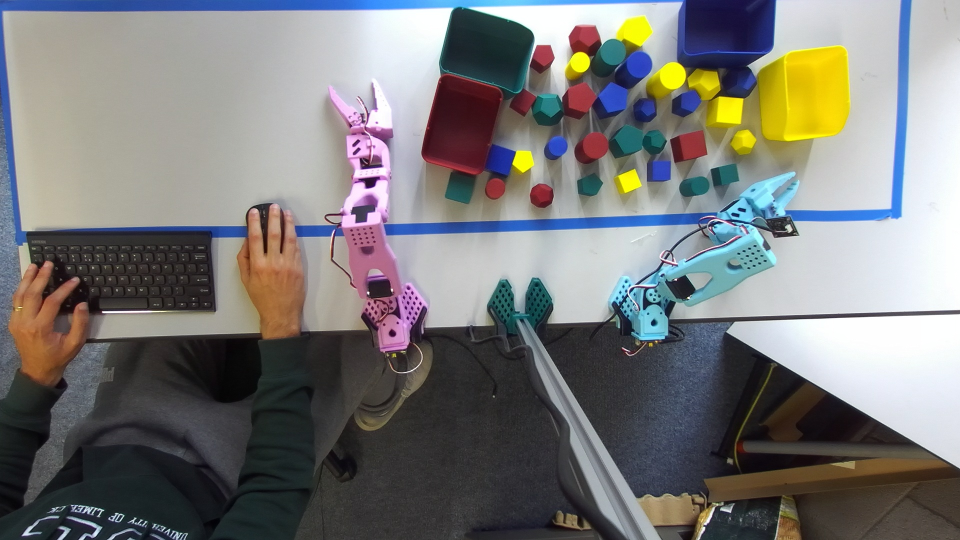
#> input picture yolo_dataset/images/img_20261029_105748_714449.jpg, 1920 x 1080 px (shown at 1/2 size); its folder holds only this picture in this run
$ python view_labels.py
#> lines starting #> are read from the running program, lines starting #| are printed output that depends on the picture; after the words box and inside, x2 and y2 are one past the last pixel; in counts of white or black regions, pixels touching at a corner belong together
"""View YOLO segmentation labels over the images.

Keys (click the window first):
    d / RIGHT = next image       a / LEFT = previous image
    0-9 = toggle class           v = show all classes    h = hide all classes
    q / ESC = quit.
Usage:
    python view_labels.py [--images images] [--labels labels]
"""

import argparse
import os
from pathlib import Path

os.environ.setdefault("QT_QPA_FONTDIR", "/usr/share/fonts/truetype/dejavu")

import cv2
import numpy as np

HERE = Path(__file__).resolve().parent
IMG_EXT = {".jpg", ".jpeg", ".png"}
COLORS = [(0, 255, 0), (0, 128, 255), (255, 0, 0), (0, 255, 255), (255, 0, 255), (255, 255, 0)]


def draw(img, label_path, classes, visible):
    h, w = img.shape[:2]
    overlay = img.copy()
    n = 0
    if label_path.exists():
        for line in label_path.read_text().splitlines():
            parts = line.split()
            if len(parts) < 7:
                continue
            c = int(parts[0])
            if c not in visible:
                continue
            xy = np.array(parts[1:], dtype=float).reshape(-1, 2) * [w, h]
            pts = xy.astype(np.int32)
            color = COLORS[c % len(COLORS)]
            cv2.fillPoly(overlay, [pts], color)
            cv2.polylines(img, [pts], True, color, 3)
            name = classes[c] if c < len(classes) else str(c)
            cv2.putText(img, name, tuple(pts[0]), cv2.FONT_HERSHEY_SIMPLEX, 1.0, color, 3)
            n += 1
    return cv2.addWeighted(overlay, 0.35, img, 0.65, 0), n


def main():
    ap = argparse.ArgumentParser()
    ap.add_argument("--images", default=str(HERE / "images"))
    ap.add_argument("--labels", default=str(HERE / "labels"))
    ap.add_argument("--classes-file", default=str(HERE / "classes.txt"))
    ap.add_argument("--max-width", type=int, default=1280)
    args = ap.parse_args()

    classes = [c.strip() for c in Path(args.classes_file).read_text().splitlines() if c.strip()]
#> (reads yolo_dataset/classes.txt from the repository)
    files = sorted(f for f in Path(args.images).iterdir() if f.suffix.lower() in IMG_EXT)
    if not files:
        raise SystemExit("no images found")

    win = "labels"
    cv2.namedWindow(win, cv2.WINDOW_NORMAL)
    i = 0
    visible = set(range(len(classes)))
    while True:
        f = files[i]
        vis, n = draw(cv2.imread(str(f)), Path(args.labels) / f"{f.stem}.txt", classes, visible)
#> in draw, `h, w = img.shape[:2]`: h = 1080; w = 1920
#> in draw, overlay is the input picture: shape (1080, 1920, 3); mean B, G, R 120.6, 121.7, 122
#> n = 0
        scale = min(1.0, args.max_width / vis.shape[1])
#> scale = 0.667
        vis = cv2.resize(vis, None, fx=scale, fy=scale)
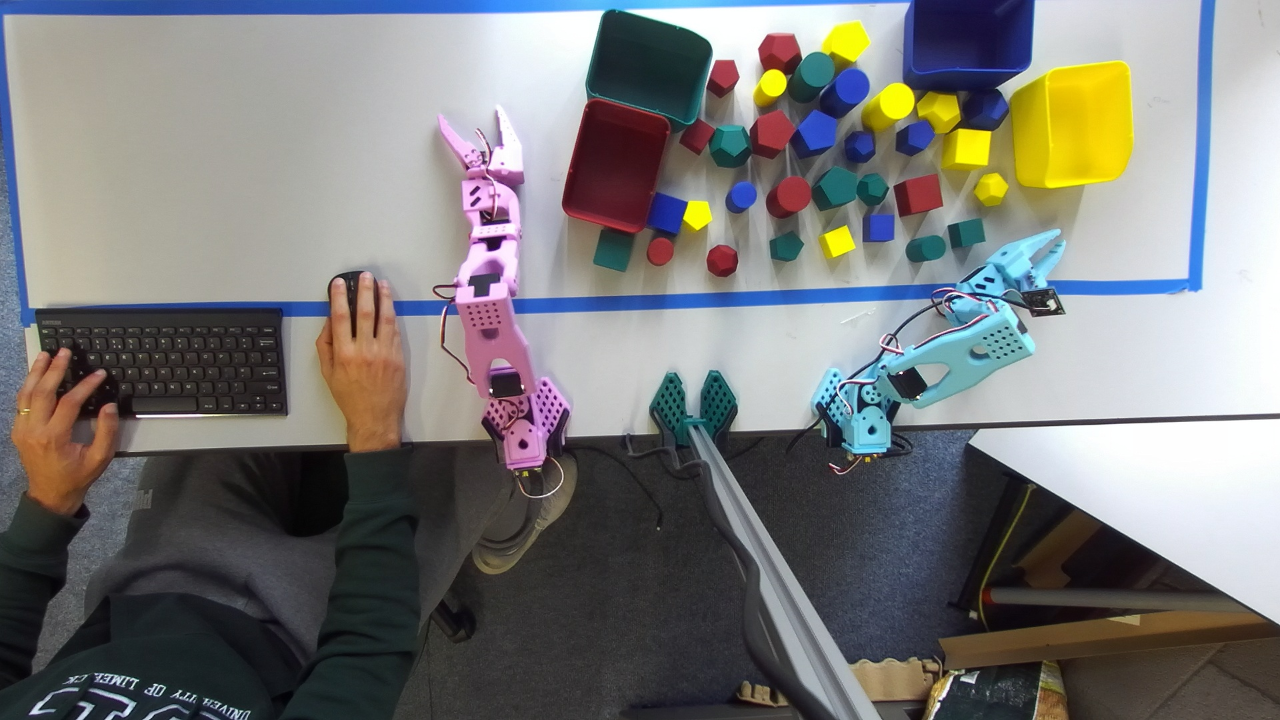
#> vis: shape (720, 1280, 3); mean B, G, R 120.6, 121.6, 121.9
        cv2.putText(vis, f"[{i + 1}/{len(files)}] {f.name} visible objects={n}", (10, 30),
                    cv2.FONT_HERSHEY_SIMPLEX, 0.7, (0, 0, 0), 2)
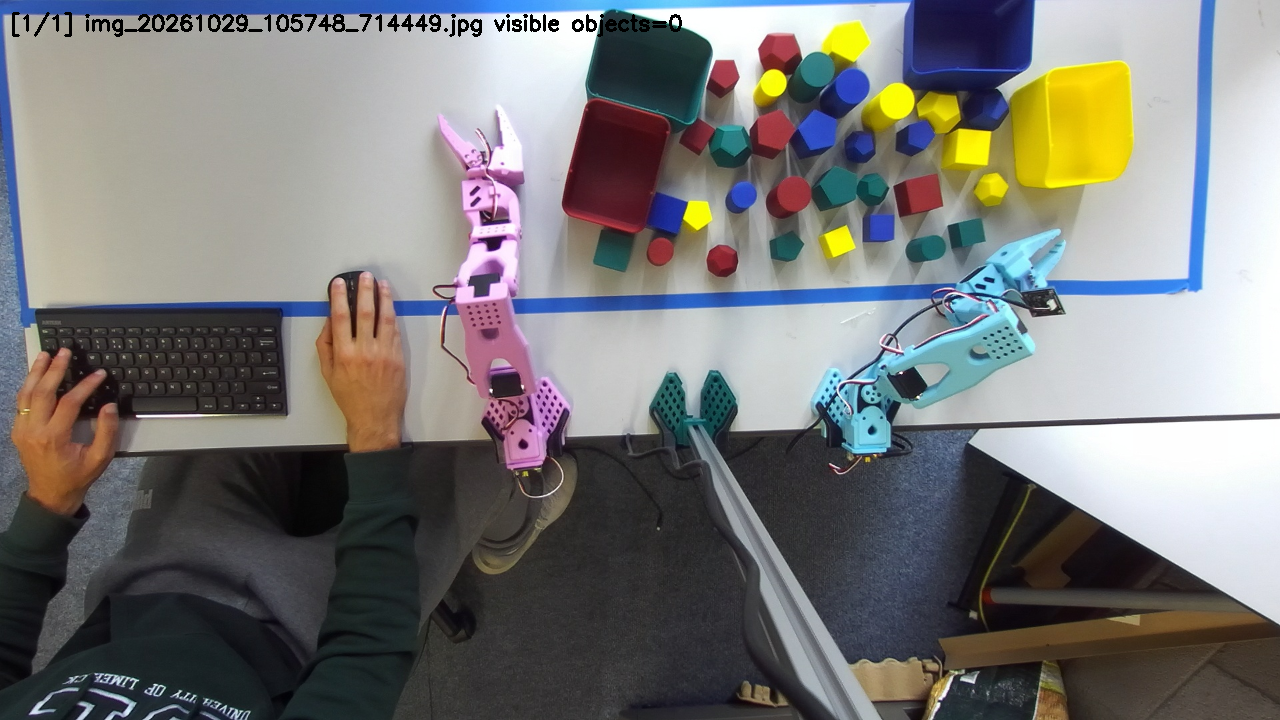
#> vis: shape (720, 1280, 3); 0.5% of pixels changed, all inside (x1, y1, x2, y2) = (12, 12, 682, 37)
        for c, name in enumerate(classes):
            state = "ON" if c in visible else "OFF"
            color = COLORS[c % len(COLORS)] if c in visible else (120, 120, 120)
            cv2.putText(vis, f"[{c}] {name}: {state}", (10, 60 + c * 25),
                        cv2.FONT_HERSHEY_SIMPLEX, 0.65, color, 2)
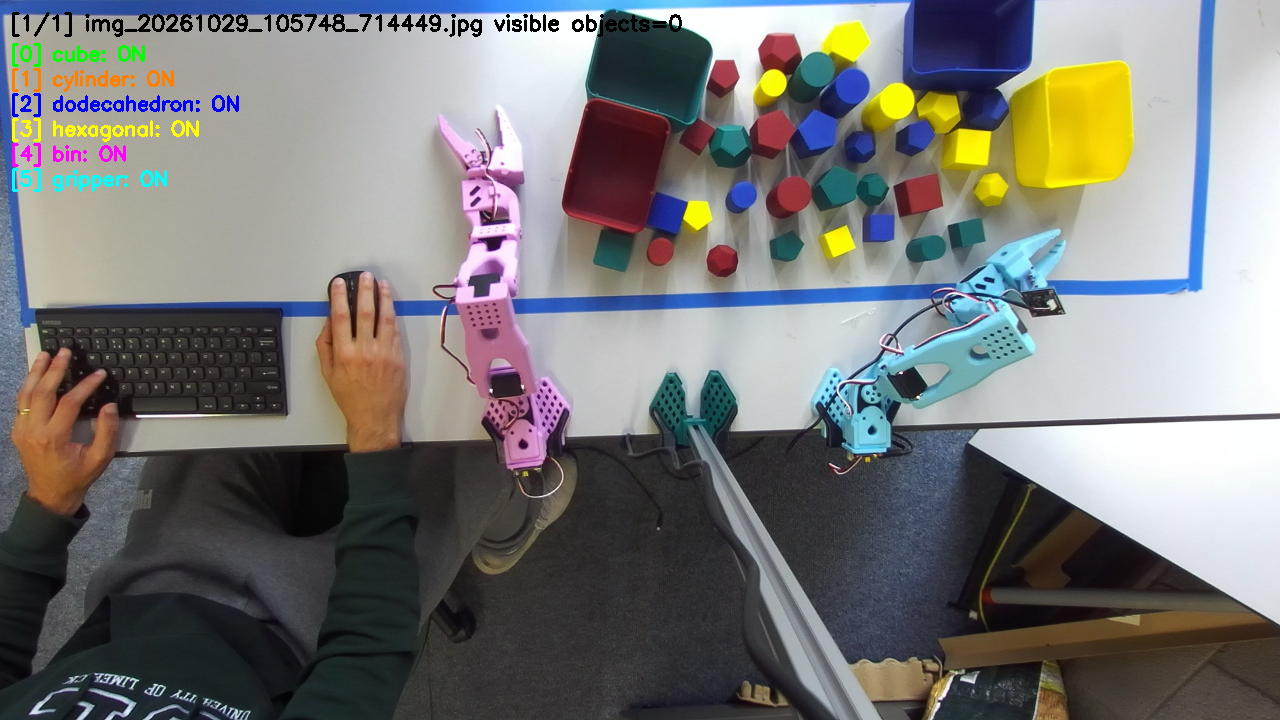
#> vis: shape (720, 1280, 3); 0.73% of pixels changed, all inside (x1, y1, x2, y2) = (12, 43, 239, 192)
        cv2.imshow(win, vis)

        key = cv2.waitKeyEx(0)
#> (key q is pressed here)
#> key = 113
        if key in (ord("q"), 27):
            break
        if key in (ord("d"), 65363):
            i = min(i + 1, len(files) - 1)
        elif key in (ord("a"), 65361):
            i = max(i - 1, 0)
        elif ord("0") <= key <= ord("9") and key - ord("0") < len(classes):
            c = key - ord("0")
            if c in visible:
                visible.remove(c)
            else:
                visible.add(c)
        elif key == ord("v"):
            visible = set(range(len(classes)))
        elif key == ord("h"):
            visible.clear()
    cv2.destroyAllWindows()


if __name__ == "__main__":
    main()
